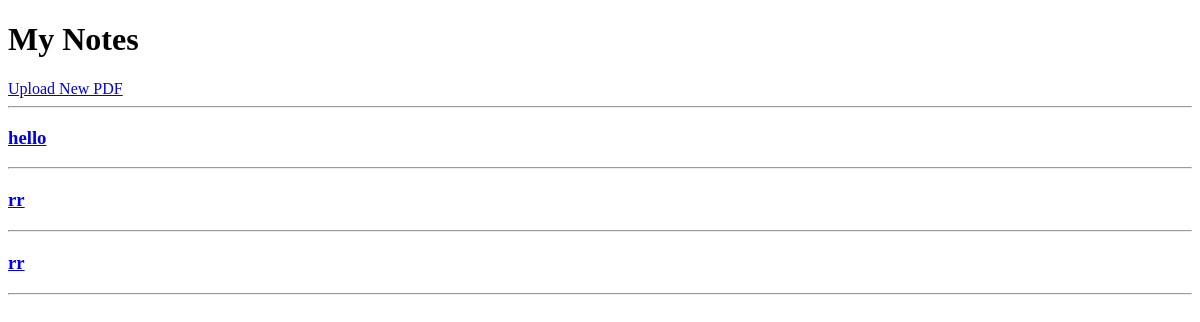
The app's page /, older data.
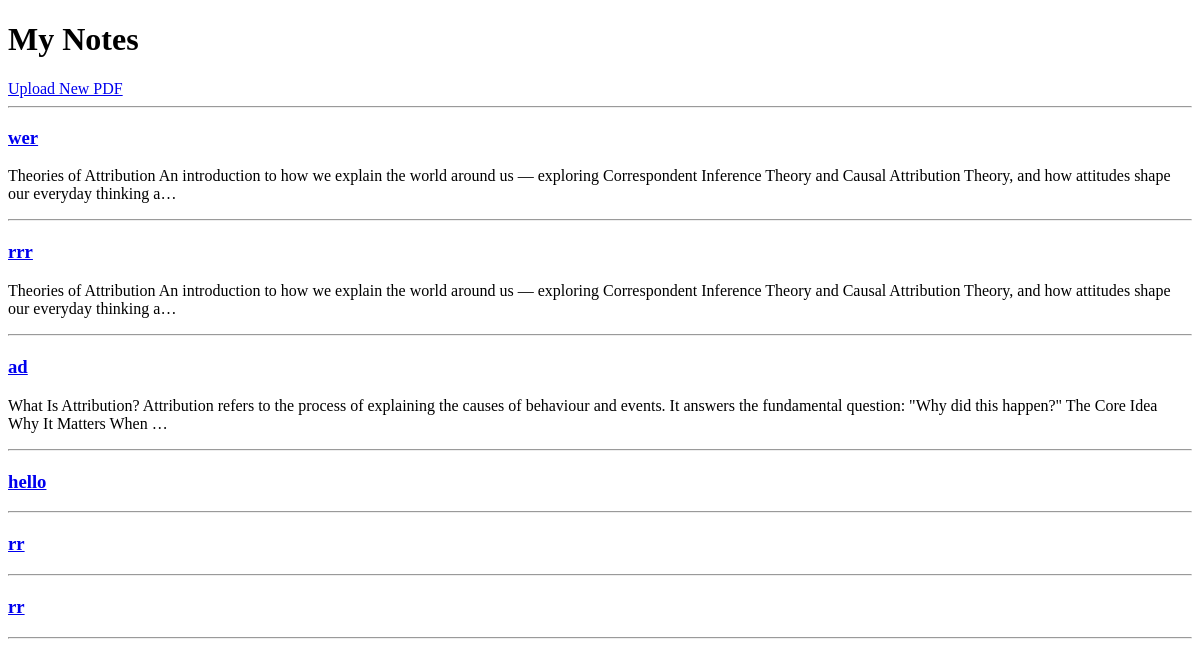
The same page, newer data.
### core/models.py (models this page shows, shortened)
class Note(models.Model):
    title = models.CharField(max_length=100)
    file = models.FileField(upload_to='notes/')
    content = models.TextField(blank=True)
    summary = models.TextField(blank=True)

### core/views.py (the view)
# urls.py: 2. Add a URL to urlpatterns:  path('', views.home, name='home')
def home(request):
    notes = Note.objects.all().order_by('-id')
    return render(request, "core/home.html",{
        "notes": notes
    })

### core/templates/core/home.html (shortened to what this page needs)
<!DOCTYPE html>
<html>
<head>
</head>
<body>
    <h1>My Notes</h1>
    <a href="/upload/">Upload New PDF</a>
    <hr>
    {% for note in notes %}
        <div style="margin-bottom:20px;">
            <h3>
                <a href="/note/{{ note.id }}/">
                    {{ note.title }}
                </a>
            </h3>
            <p>
                {{ note.content|truncatechars:200 }}
            </p>
            <hr>
        </div>
    {% empty %}
        <p>No notes uploaded yet.</p>
    {% endfor %}
</body>
</html>

Row changes from the older to the newer data that the page shows:
added Note: title "wer", content "Theories of Attribution An introduction to how we explain the world around us — exploring Correspondent Inference Theory and Causal Attribution Theory, and how attitudes shape our everyday thinking a…"
added Note: title "rrr", content "Theories of Attribution An introduction to how we explain the world around us — exploring Correspondent Inference Theory and Causal Attribution Theory, and how attitudes shape our everyday thinking a…"
added Note: title "ad", content "What Is Attribution? Attribution refers to the process of explaining the causes of behaviour and events. It answers the fundamental question: \"Why did this happen?\" The Core Idea Why It Matters When …"
